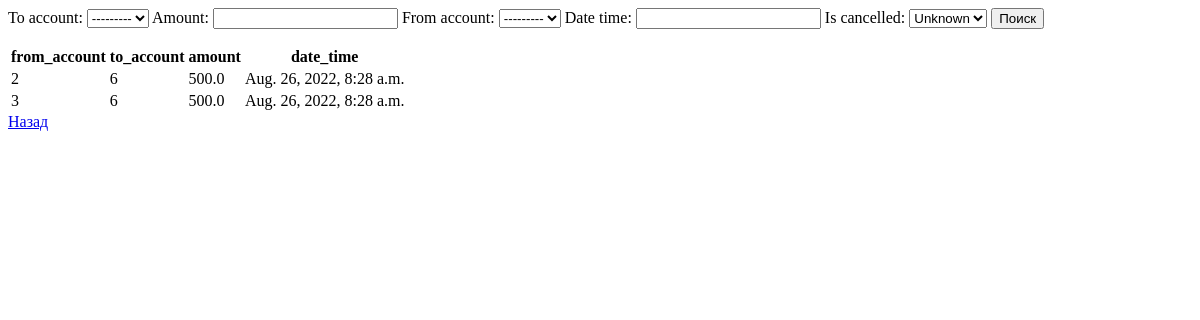
Page /transactions/filter/?page=3 (signed in) on the earlier database version.
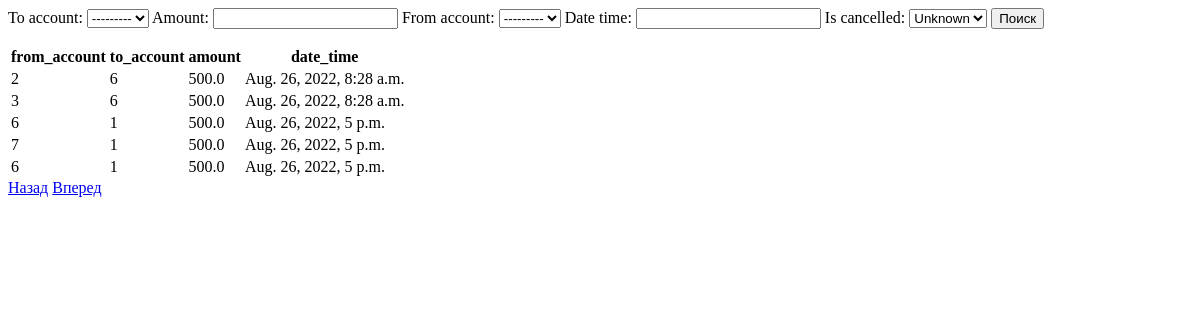
Same page on the later database version.
### transactions/models.py (models this page shows)
class Transaction(models.Model):
    amount = models.FloatField(validators=[MinValueValidator(0)])
    date_time = models.DateTimeField(auto_now_add=True)
    from_account = models.ForeignKey(Account, on_delete=models.CASCADE, related_name='outcomes')
    to_account = models.ForeignKey(Account, on_delete=models.CASCADE, related_name='incomes')
    is_cancelled = models.BooleanField(default=False)
    class Meta:
        verbose_name = 'Транзакция'
        verbose_name_plural = 'Транзакции'

class Account(models.Model):
    balance = models.FloatField(validators=[MinValueValidator(0)])
    user = models.ForeignKey(User, on_delete=models.CASCADE)
    created = models.DateTimeField(auto_now_add=True)
    transactions = models.ManyToManyField('self', through='Transaction')
    def __str__(self):
        return str(self.id)
    class Meta:
        verbose_name = 'Cчет'
        verbose_name_plural = 'Cчета'

### transactions/views.py (the view)
# urls.py: path('filter/', views.filter_transactions, name='filter_transactions'),
def filter_transactions(request):
    filter = TransactionFilter(request.GET, queryset=Transaction.objects.all(), request=request)
    filter_form = filter.form
    paginated_qs = paginate(request, filter.qs, 'page')
    return render(request, 'filter_transactions.html', {'filter': paginated_qs, 'filter_form': filter_form})

### transactions/views.py (called while the page is built)
def paginate(request, objects, url_param):
    paginator = Paginator(objects, 5)
    page_num = request.GET.get(url_param, 1)
    try:
        page = paginator.page(page_num)
    except EmptyPage:
        page = paginator.page(1)
    return page

### transactions/templates/filter_transactions.html
<form action="." method="GET">
    {{ filter_form }}
    <input type="submit" value="Поиск">
</form>
<table class="table">
    <thead>
        <tr>
            <th>from_account</th>
            <th>to_account</th>
            <th>amount</th>
            <th>date_time</th>
        </tr>
    </thead>
    <tbody>
        {% for x in filter %}
            <tr>
                <td>{{ x.from_account }}</td>
                <td>{{ x.to_account }}</td>
                <td>{{ x.amount }}</td>
                <td>{{ x.date_time }}</td>
            </tr>
        {% endfor %}
    </tbody>
</table>
{% if filter.has_previous %}
<a href="{% url 'filter_transactions' %}?page={{ filter.previous_page_number }}">Назад</a>
{% endif %}
{% if filter.has_next %}
<a href="{% url 'filter_transactions' %}?page={{ filter.next_page_number }}">Вперед</a>
{% endif %}

Differences in the rows shown:
added Transaction: from_account "6", to_account "1", amount "500.0", date_time "Aug. 26, 2022, 5 p.m."
added Transaction: from_account "7", to_account "1", amount "500.0", date_time "Aug. 26, 2022, 5 p.m."
added Transaction: from_account "6", to_account "1", amount "500.0", date_time "Aug. 26, 2022, 5 p.m."
Other differences:
text now shown: "Вперед"
